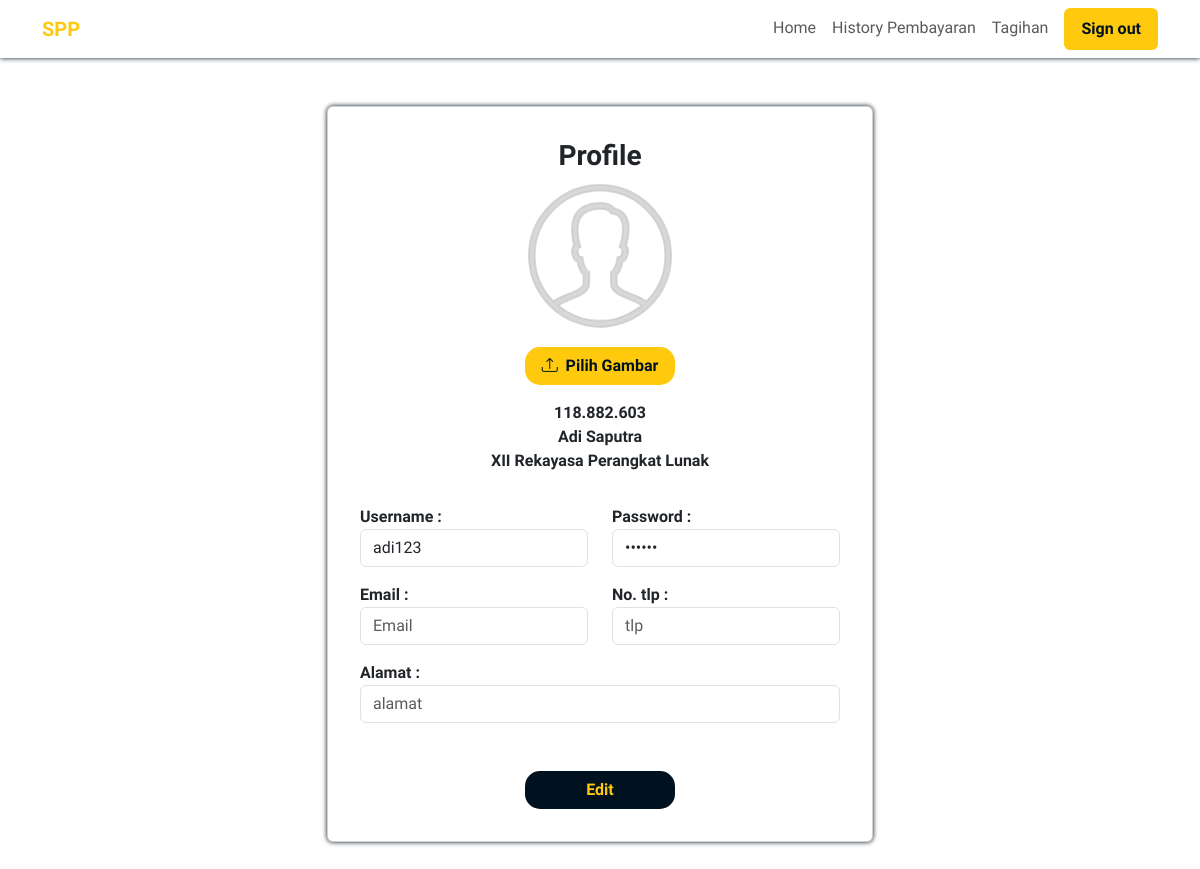
Before: /index.php?page=profile (signed in) with the older database file.
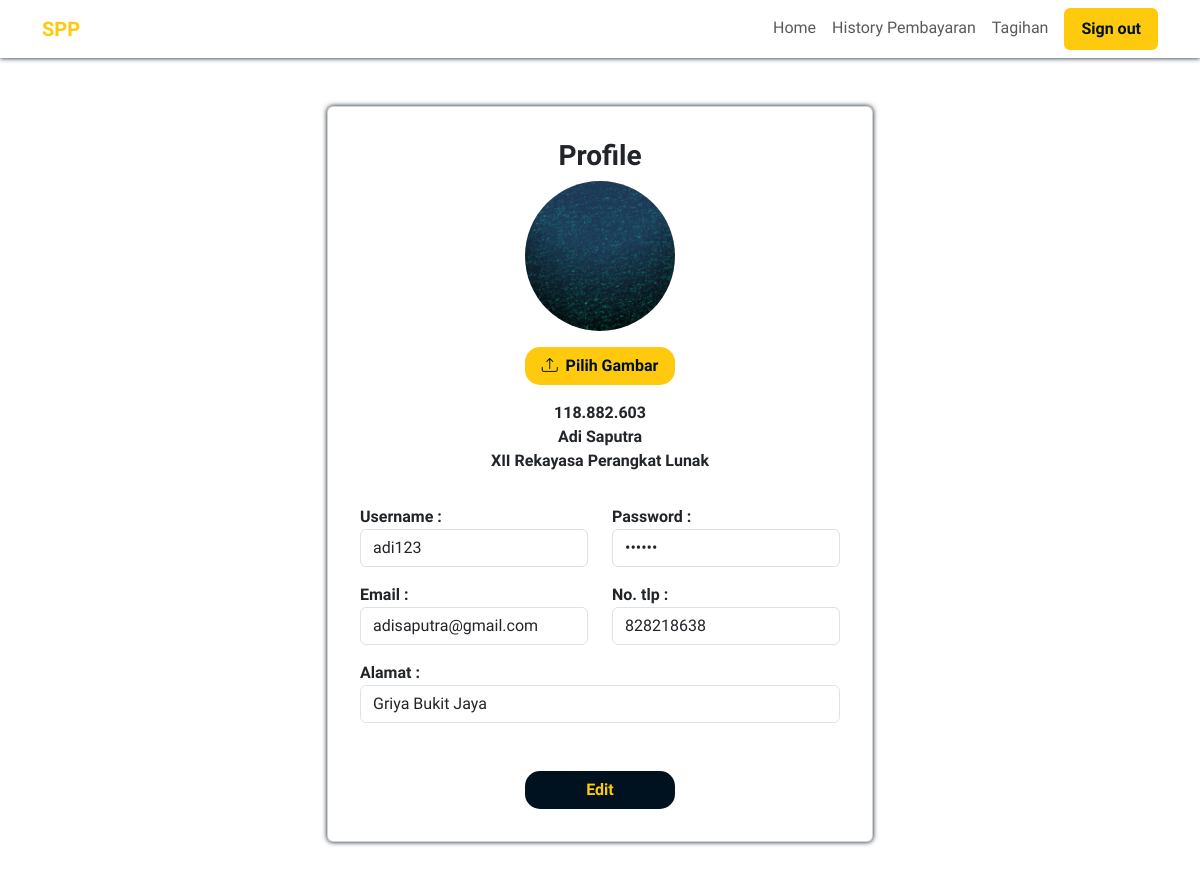
After: the same page with the newer database file.
### tables this page shows
CREATE TABLE `students` (
  `student_id` int(11) NOT NULL,
  `classroom_id` int(11) NOT NULL,
  `major_id` int(11) NOT NULL,
  `spp_id` int(11) NOT NULL,
  `nis` bigint(20) NOT NULL,
  `firstname` varchar(100) NOT NULL,
  `lastname` varchar(100) NOT NULL,
  `username` varchar(100) NOT NULL,
  `password` varchar(100) NOT NULL,
  `pass` varchar(100) NOT NULL,
  `email` varchar(100) DEFAULT NULL,
  `tlp` int(11) DEFAULT NULL,
  `address` text DEFAULT NULL,
  `photo` varchar(225) DEFAULT NULL
);

CREATE TABLE `classrooms` (
  `classroom_id` int(11) NOT NULL,
  `classroom` varchar(10) NOT NULL
);

CREATE TABLE `majors` (
  `major_id` int(11) NOT NULL,
  `major` varchar(100) NOT NULL,
  `slug` varchar(30) NOT NULL
);

### index.php (called while the page is built, shortened)
<?php
include 'app/Route.php';

### Model/Profile.php (called while the page is built, shortened)
<?php
$Profile = $con->query("SELECT * FROM students JOIN classrooms USING (classroom_id) JOIN majors USING (major_id) JOIN spp USING (spp_id) WHERE student_id = '$_SESSION[student_id]'");
$p = mysqli_fetch_assoc($Profile);

### views/user/Profile.php (the view, shortened to what this page needs)
<?php
include 'views/layout/meta.php';
include 'Model/Profile.php';
?>
<body>
    <?php include 'views/layout/navbar.php'; ?>
    <div class="container mt-5">
        <div class="row justify-content-center pb-5">
            <div class="col-md-6">
                <form action="" method="post" enctype="multipart/form-data">
                    <div class="card profile">
                        <div class="card-body">
                            <div class="card-title mt-3 mb-3">
                                <div class="d-flex justify-content-center">
                                    <h3 class="fw-bold text-center">Profile</h3>
                                </div>
                                <div class="d-flex justify-content-center">
                                    <?php if ($p['photo'] == NULL) { ?>
                                        <img id="pict" src="public/img/profile.svg" style="height: 150px;" class="rounded-circle" width="150" />
                                    <?php } else { ?>
                                        <img id="pict" src="public/uploaded_img/<?= $p['photo'] ?>" style="height: 150px;" class="rounded-circle" width="150" />
                                    <?php } ?>
                                </div>
                                <div class="d-flex justify-content-center mt-3">
                                    <label for="image-input" id="choose" class="d-flex justify-content-center btn fw-bold"><span class="bi bi-upload">&nbsp;&nbsp;Pilih Gambar</span></label>
                                </div>
                                <div class="d-flex justify-content-center mt-3">
                                    <span class="fw-bold"><?= number_format($p['nis'], 0, ".", ".") ?></span>
                                </div>
                                <div class="d-flex justify-content-center">
                                    <span class="fw-bold"><?= $p['firstname'] . " " . $p['lastname'] ?></span>
                                </div>
                                <div class="d-flex justify-content-center">
                                    <span class="fw-bold"><?= $p['classroom'] . " " . $p['major'] ?></span>
                                </div>
                            </div>
                            <div class="card-text p-3">
                                <div class="row">
                                    <div class="col-md-6 mb-3">
                                        <div class="form-group">
                                            <label class="fw-bold" for="username">Username :</label>
                                            <input type="text" name="username" id="username" class="form-control" placeholder="Username" value="<?= $p['username'] ?>" required>
                                        </div>
                                    </div>
                                    <div class="col-md-6 mb-3">
                                        <div class="form-group">
                                            <label class="fw-bold" for="password">Password :</label>
                                            <input type="password" name="password" id="password" class="form-control" placeholder="Password" value="<?= $p['pass'] ?>" required>
                                        </div>
                                    </div>
                                    <div class="col-md-6 mb-3">
                                        <div class="form-group">
                                            <label class="fw-bold" for="email">Email :</label>
                                            <input type="email" name="email" id="email" class="form-control" placeholder="Email" value="<?= $p['email'] ?>" required>
                                        </div>
                                    </div>
                                    <div class="col-md-6 mb-3">
                                        <div class="form-group">
                                            <label class="fw-bold" for="tlp">No. tlp :</label>
                                            <input type="text" name="tlp" id="tlp" class="form-control" placeholder="tlp" value="<?= $p['tlp'] ?>" required>
                                        </div>
                                    </div>
                                    <div class="col-md-12">
                                        <div class="form-group">
                                            <label class="fw-bold" for="alamat">Alamat :</label>
                                            <input type="text" name="alamat" id="alamat" class="form-control" placeholder="alamat" value="<?= $p['address'] ?>" required>
                                        </div>
                                    </div>
                                    <div class="d-flex justify-content-center mt-5">
                                        <button type="submit" name="simpan" id="simpan" class="btn fw-bold">Edit</button>
                                    </div>
                                </div>
                            </div>
                        </div>
                    </div>
                </form>
            </div>
        </div>
    </div>
</body>

### app/Route.php (shortened to what this page needs)
<?php
$pages = isset($_GET['page']) ? $_GET['page'] : '';
switch ($pages) {
    case 'profile';
        include 'views/user/Profile.php';
        break;
}

### views/layout/meta.php (shortened to what this page needs)
<link rel="stylesheet" href="public/assets/css/bootstrap.min.css">
<link rel="stylesheet" href="https://cdn.jsdelivr.net/npm/bootstrap-icons@1.10.3/font/bootstrap-icons.css">
<link rel="stylesheet" href="public/assets/toast/build/toastr.min.css">
<link rel="stylesheet" href="https://cdn.datatables.net/1.13.4/css/jquery.dataTables.css" />

### views/layout/navbar.php (shortened to what this page needs)
<nav class="navbar navbar-expand-lg" style="background-color: #fff; box-shadow: 0 0 5px #001220;">
    <div class="container">
        <a class="navbar-brand fw-bold" style="color:#ffca0d;" href="index.php?page=home">SPP</a>
        <div class="collapse navbar-collapse" id="navbarNavAltMarkup">
            <div class="navbar-nav ms-auto">
                <a class="nav-link <?= $pages == 'home' ? 'active' : '' ?>" href="index.php?page=home">Home</a>
                <a class="nav-link <?= $pages == 'histori_pembayaran' ? 'active' : '' ?>" href="index.php?page=histori_pembayaran">History Pembayaran</a>
                <a class="nav-link <?= $pages == 'tagihan' ? 'active' : '' ?>" href="index.php?page=tagihan">Tagihan</a>
                <a class="nav-link px-3 btn fw-bold ms-2" style="background-color: #ffca0d; color: #001220;" href="index.php?page=sign_out">Sign out</a>
            </div>
        </div>
    </div>
</nav>

### views/layout/meta.php (style rules this page uses)
* { font-family: 'Ubuntu', sans-serif; }

### views/user/Profile.php (style rules this page uses)
* { box-sizing: border-box; }
body { min-height: 100vh; }
.profile { box-shadow: 0 0 5px #001220; }
#choose { background-color: #ffca0d; color: #001220; width: 150px; border-radius: 15px; }
#simpan { background-color: #001220; color: #ffca0d; width: 150px; border-radius: 15px; }

Changed rows visible on the page:
changed students "Adi": photo: picture added; email (not shown) → "adisaputra@gmail.com"; tlp (not shown) → "828218638"; alamat (not shown) → "Griya Bukit Jaya"
